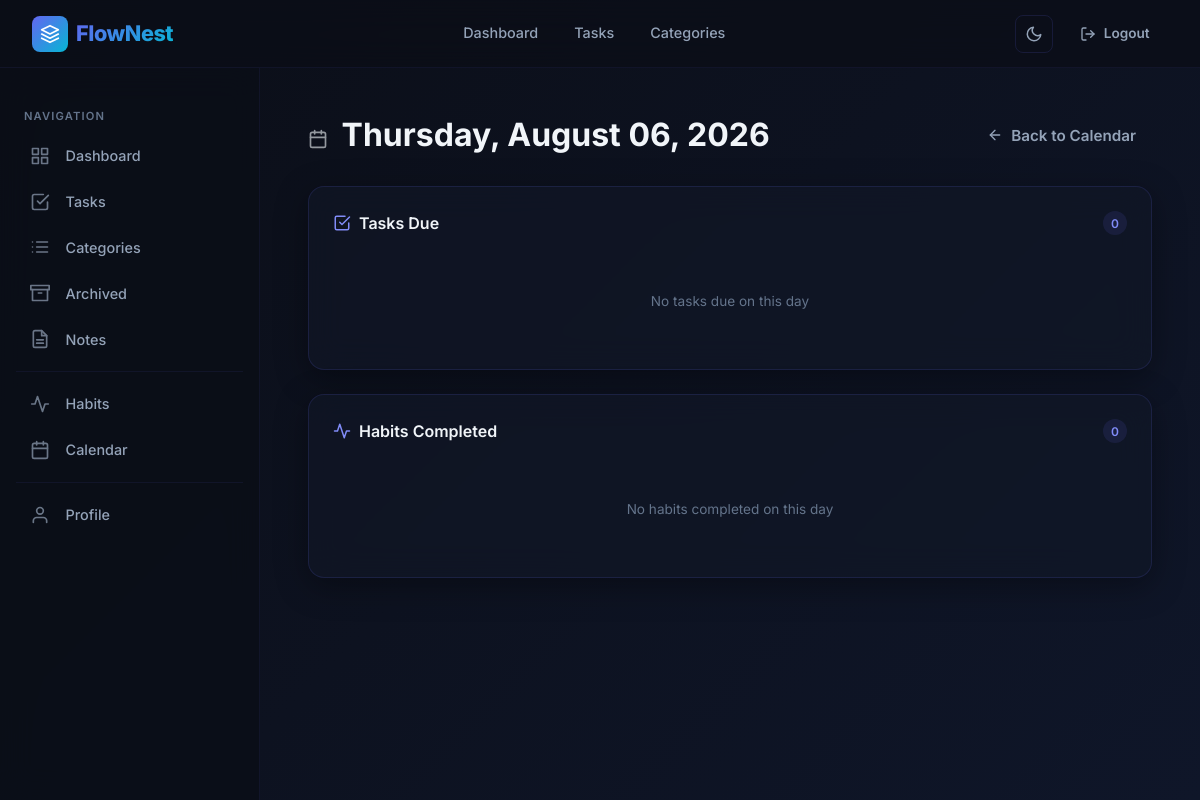
The page /calendar/day/2026/8/6 (signed in) on the database as committed earlier.
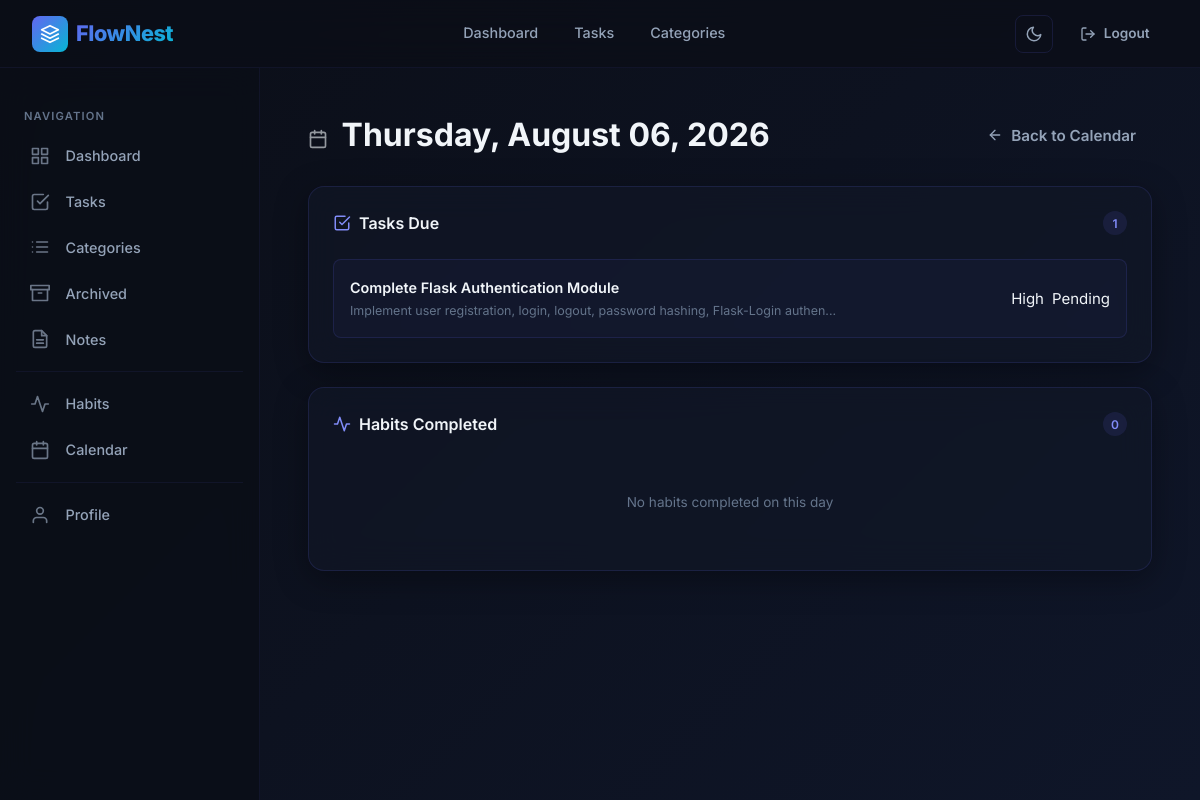
The same page on the database as committed later.
### app/models.py (models this page shows, shortened)
class Task(db.Model):
    __tablename__ = "tasks"
    id = db.Column(db.Integer, primary_key=True)
    title = db.Column(db.String(200), nullable=False)
    description = db.Column(db.Text, nullable=True)
    priority = db.Column(db.String(20), default="Medium")
    status = db.Column(db.String(20), default="Pending")
    deadline = db.Column(db.Date, nullable=True)
    reminder = db.Column(db.DateTime, nullable=True)
    attachment = db.Column(db.String(255), nullable=True)
    created_at = db.Column(
        db.DateTime,
        default=datetime.utcnow
    )
    updated_at = db.Column(
        db.DateTime,
        default=datetime.utcnow,
        onupdate=datetime.utcnow
    )
    reminder_sent = db.Column(
    db.Boolean,
    default=False
    )
    user_id = db.Column(
        db.Integer,
        db.ForeignKey("users.id"),
        nullable=False
    )
    category_id = db.Column(
        db.Integer,
        db.ForeignKey("categories.id"),
        nullable=True
    )
    user = db.relationship(
    "User",
    back_populates="tasks"
    )
    category = db.relationship(
    "Category",
    back_populates="tasks"
    )

### app/routes/calendar.py (the view)
@calendar_bp.route("/day/<int:year>/<int:month>/<int:day>")
@login_required
def day_details(year, month, day):
    selected_date = date(
        year,
        month,
        day
    )
    today = date.today()
    tasks = Task.query.filter_by(
        user_id=current_user.id
    ).filter(
        Task.deadline == selected_date
    ).all()
    habit_logs = (
        HabitLog.query
        .join(Habit)
        .filter(
            Habit.user_id == current_user.id,
            HabitLog.completed == True,
            HabitLog.completed_date == selected_date
        )
        .all()
    )
    return render_template(
        "calender/day_details.html",
        selected_date=selected_date,
        tasks=tasks,
        habit_logs=habit_logs,
        today=today,
        year=year,
        month=month
    )

### app/extensions.py (called while the page is built)
@login_manager.user_loader
def load_user(user_id):
    from app.models import User
    return User.query.get(int(user_id))

### app/templates/calender/day_details.html (shortened to what this page needs)
{% extends "base.html" %}
{% block content %}
<div class="page-wrapper with-sidebar">
    <div class="page-content">
        <div class="page-header fade-in">
            <h2>
                {{ selected_date.strftime("%A, %B %d, %Y") }}
            </h2>
            <a href="{{ url_for('calendar.calendar_view', year=year, month=month) }}" class="btn btn-ghost">
                <svg width="16" height="16" viewBox="0 0 24 24" fill="none" stroke="currentColor" stroke-width="2"
                    stroke-linecap="round" stroke-linejoin="round">
                    <line x1="19" y1="12" x2="5" y2="12"></line>
                    <polyline points="12 19 5 12 12 5"></polyline>
                </svg>
                Back to Calendar
            </a>
        </div>
        <div class="glass-card day-detail-card fade-in fade-in-delay-1">
            <div class="day-detail-section-header">
                <svg width="18" height="18" viewBox="0 0 24 24" fill="none" stroke="currentColor" stroke-width="2"
                    stroke-linecap="round" stroke-linejoin="round">
                    <path d="M9 11l3 3L22 4"></path>
                    <path d="M21 12v7a2 2 0 0 1-2 2H5a2 2 0 0 1-2-2V5a2 2 0 0 1 2-2h11"></path>
                </svg>
                <h3>Tasks Due</h3>
                <span class="day-detail-count">{{ tasks|length }}</span>
            </div>
            {% if tasks %}
            <div class="day-detail-list">
                {% for task in tasks %}
                <div class="day-detail-item">
                    <div class="day-detail-item-info">
                        <span class="day-detail-item-title">{{ task.title }}</span>
                        {% if task.description %}
                        <span class="day-detail-item-desc">{{ task.description[:80] }}{% if task.description|length > 80 %}...{% endif %}</span>
                        {% endif %}
                    </div>
                    <div class="day-detail-item-meta">
                        <span class="priority-badge priority-{{ task.priority|lower }}">{{ task.priority }}</span>
                        <span class="status-badge status-{{ task.status|lower }}">{{ task.status }}</span>
                    </div>
                </div>
                {% endfor %}
            </div>
            {% else %}
            <div class="day-detail-empty">
                <p>No tasks due on this day</p>
            </div>
            {% endif %}
        </div>
        <div class="glass-card day-detail-card fade-in fade-in-delay-2">
            <div class="day-detail-section-header">
                <svg width="18" height="18" viewBox="0 0 24 24" fill="none" stroke="currentColor" stroke-width="2"
                    stroke-linecap="round" stroke-linejoin="round">
                    <path d="M22 12h-4l-3 9L9 3l-3 9H2"></path>
                </svg>
                <h3>Habits Completed</h3>
                <span class="day-detail-count">{{ habit_logs|length }}</span>
            </div>
            {% if habit_logs %}
            <div class="day-detail-list">
                {% for log in habit_logs %}
                <div class="day-detail-item">
                    <div class="day-detail-item-info">
                        <span class="day-detail-item-title">
                            <svg width="14" height="14" viewBox="0 0 24 24" fill="none" stroke="var(--success)" stroke-width="2.5" stroke-linecap="round" stroke-linejoin="round" style="vertical-align: -2px; margin-right: 4px;">
                                <polyline points="20 6 9 17 4 12"></polyline>
                            </svg>
                            {{ log.habit.habit_name }}
                        </span>
                    </div>
                    <span class="status-badge status-completed">Completed</span>
                </div>
                {% endfor %}
            </div>
            {% else %}
            <div class="day-detail-empty">
                <p>No habits completed on this day</p>
            </div>
            {% endif %}
        </div>
    </div>
</div>
{% endblock %}

Rows that differ between the two databases and show on the page:
added Task: title "Complete Flask Authentication Module", description "Implement user registration, login, logout, password hashing, Flask-Login authen", priority "High", status "Pending"
Other text that changed with them:
{{ tasks|length }}: "0" → "1"
text no longer shown: "No tasks due on this day"
